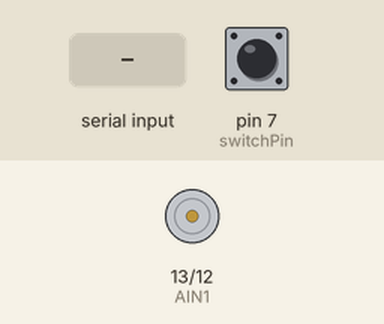
The sketch below on a simulated Arduino Uno, built with avr-gcc and run on an emulated ATmega328P. On the bench: motor-driver pin pairs drawn as motors (green arrow = first pin HIGH = forward, orange = second pin HIGH = backward, longer = more drive, scaled by the enable pin). The test bench sets the inputs (shaded band); at power-on: pin 7 (switchPin) HIGH. What the sketch prints to the serial monitor is not drawn.

Above: at 1.2 s.
1.3 s: pin 7 (switchPin) pulled LOW for 1 s
At 2.9 s:
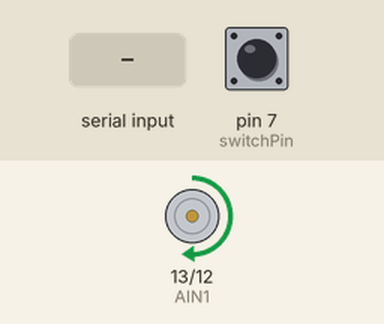
At 4.0 s:
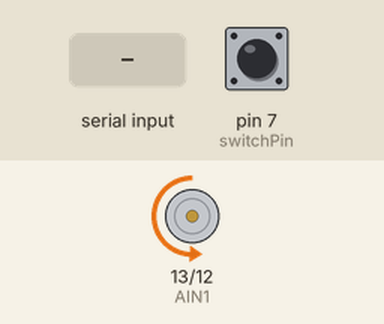
5.8 s: "90,45\n" received over Serial
Timing chart, 0 to 8.8 s (numbered marks = the images above; inputs shaded):
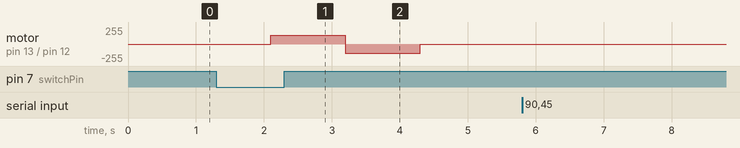

Measured:
- after the input at 1.3 s, motor on pin 13 (AIN1) / pin 12 (AIN2): stopped → forward 135/255 after 0.80 s, → backward 135/255 1.1 s later, → stopped 1.1 s later
- after the input at 5.8 s, every drawn part: stays the same

The sketch:

snake-motor.ino
```cpp
/*
  SparkFun Inventor’s Kit
  Circuit 5A - Motor Basics

  Learn how to control one motor with the motor driver.

  This sketch was written by SparkFun Electronics, with lots of help from the Arduino community.
  This code is completely free for any use.

  View circuit diagram and instructions at: https://learn.sparkfun.com/tutorials/sparkfun-inventors-kit-experiment-guide---v41
  Download drawings and code at: https://github.com/sparkfun/SIK-Guide-Code
*/

//PIN VARIABLES
//the motor will be controlled by the motor A pins on the motor driver
const int AIN1 = 13;           //control pin 1 on the motor driver for the right motor
const int AIN2 = 12;            //control pin 2 on the motor driver for the right motor
const int PWMA = 11;            //speed control pin on the motor driver for the right motor

int switchPin = 7;             //switch to turn the robot on and off

//VARIABLES
int motorSpeed = 135;       //starting speed for the motor
int delayTime = 100;

void setup() {
  pinMode(switchPin, INPUT_PULLUP);   //set this as a pullup to sense whether the switch is flipped

  //set the motor control pins as outputs
  pinMode(AIN1, OUTPUT);
  pinMode(AIN2, OUTPUT);
  pinMode(PWMA, OUTPUT);

  Serial.begin(9600);                       //begin serial communication with the computer

  Serial.println("Enter motor speed (0-255)... ");    //Prompt to get input in the serial monitor.
}

void loop() {

  if (Serial.available() > 0) {         //if the user has entered something in the serial monitor
    motorSpeed = Serial.parseInt();     //set the motor speed equal to the number in the serial message

    Serial.print("Motor Speed: ");      //print the speed that the motor is set to run at
    Serial.println(motorSpeed);
  }

  if (digitalRead(7) == LOW) {          //if the switch is on...
    delay(delayTime);
    spinMotor(motorSpeed);
    delay(delayTime);
    spinMotor(-motorSpeed);
    delay(delayTime);
  } else {                              //if the switch is off...
    spinMotor(0);                   //turn the motor off
  }


}

/********************************************************************************/
void spinMotor(int motorSpeed)                       //function for driving the right motor
{
  if (motorSpeed > 0)                                 //if the motor should drive forward (positive speed)
  {
    digitalWrite(AIN1, HIGH);                         //set pin 1 to high
    digitalWrite(AIN2, LOW);                          //set pin 2 to low
  }
  else if (motorSpeed < 0)                            //if the motor should drive backward (negative speed)
  {
    digitalWrite(AIN1, LOW);                          //set pin 1 to low
    digitalWrite(AIN2, HIGH);                         //set pin 2 to high
  }
  else                                                //if the motor should stop
  {
    digitalWrite(AIN1, LOW);                          //set pin 1 to low
    digitalWrite(AIN2, LOW);                          //set pin 2 to low
  }
  analogWrite(PWMA, abs(motorSpeed));                 //now that the motor direction is set, drive it at the entered speed
  delay(1000);
  analogWrite(PWMA, abs(motorSpeed * -1.0));
}
```
